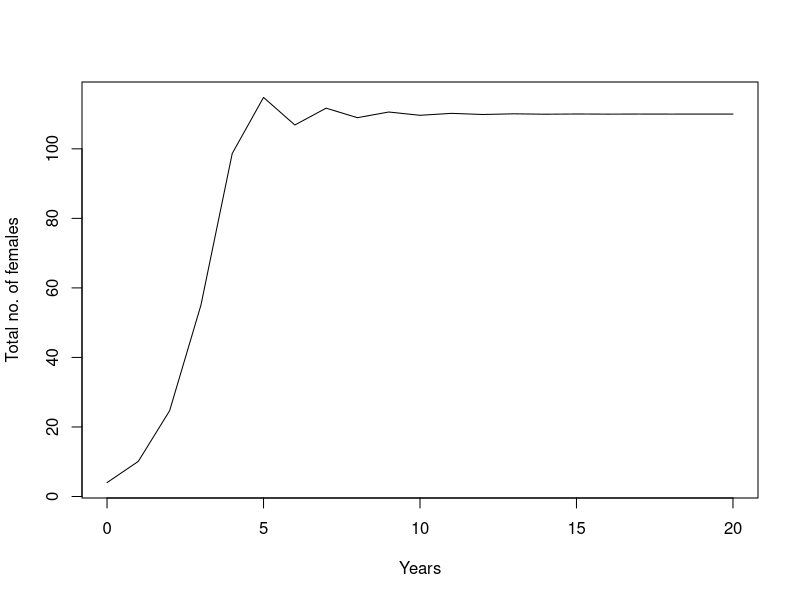

Reproduce this figure in R.
## ---- chunk 1
B <- matrix(c(0.426, 1.290, 1.296, 1.120, 1.126, 1.554, 0,
              0.713, -1, 0, 0, 0, 0, 0,
              0, 0.645, -1, 0, 0, 0, 0,
              0, 0, 0.648, -1, 0, 0, 0,
              0, 0, 0, 0.560, -1, 0, 0,
              0, 0, 0, 0, 0.563, -1, 0,
              0, 0, 0, 0, 0, 0.777, -1), 
            nr = 7, byrow = TRUE)

B
## ---- chunk 2
stages <- c("Newborns", "Yearlings", "Juveniles", "Adult1", "Adult2", "Adult3", "Adult3")
## ---- chunk 3
# Determinate lambda
eigs.B <- eigen(B)
lambda <- Re(eigs.B[["values"]][1])
lambda
## ---- chunk 4
N0 <- matrix(c(0, 4, 0, 0, 0, 0, 0), ncol = 1)
# N0
years <- 20 # anni di simulazione
# years
N.projections <- matrix(0, nrow = nrow(B), ncol = years + 1) # matrice vuota per i risultati
N.projections[, 1] <- N0
N.projections
## ---- chunk 5
for (i in 1:years) N.projections[, i + 1] <- N.projections[,+ i] + 
  matrix(((110-N.projections[,+ i])/110),nr=7) %*% (-lambda) * (N.projections[,+ i])
N.projections
## ---- chunk 6
matplot(0:years, rowSums(t(N.projections)), type = "l", ylab="Total no. of females",
        xlab="Years")
